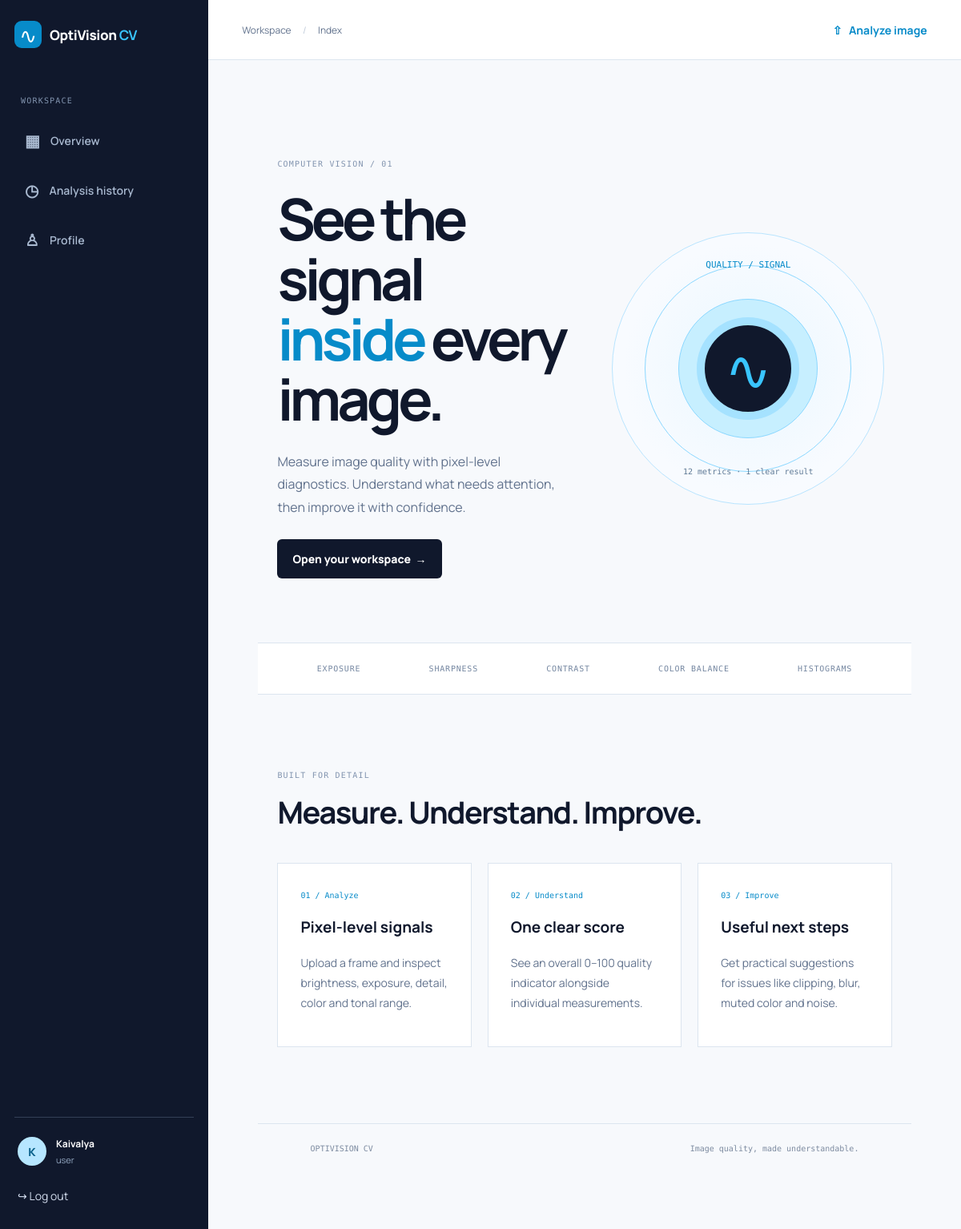
/ (signed in), run on the app's committed database.
### tables this page shows
CREATE TABLE users(
            id INTEGER PRIMARY KEY AUTOINCREMENT,
            name TEXT NOT NULL, email TEXT NOT NULL UNIQUE,
            password_hash TEXT NOT NULL, role TEXT NOT NULL DEFAULT 'user',
            active INTEGER NOT NULL DEFAULT 1, created_at TEXT NOT NULL
        );

### app.py (the view)
@app.route("/")
def index():
    return render_template("index.html")

### app.py (called while the page is built)
def db():
    conn = sqlite3.connect(DB_PATH)
    conn.row_factory = sqlite3.Row
    return conn

def current_user():
    if not session.get("user_id"): return None
    with db() as con:
        return con.execute("SELECT id,name,email,role,active,created_at FROM users WHERE id=?", (session["user_id"],)).fetchone()

@app.context_processor
def inject_user():
    return {"current_user": current_user()}

### templates/index.html (shortened to what this page needs)
{% extends "base.html" %}
{% block content %}
<section class="hero">
  <div class="hero-copy"><div class="eyebrow">COMPUTER VISION / 01</div><h1>See the signal<br><em>inside</em> every<br>image.</h1><p>Measure image quality with pixel-level diagnostics. Understand what needs attention, then improve it with confidence.</p><a class="button" href="{{ url_for('register') }}">Open your workspace&nbsp; →</a></div>
  <div class="signal-art"><div class="orbit orbit-one"></div><div class="orbit orbit-two"></div><div class="orbit orbit-three"><span>∿</span></div><label>QUALITY / SIGNAL</label><small>12 metrics · 1 clear result</small></div>
</section>
<section class="metric-strip"><span>EXPOSURE</span><span>SHARPNESS</span><span>CONTRAST</span><span>COLOR BALANCE</span><span>HISTOGRAMS</span></section>
<section class="feature-section"><div class="eyebrow">BUILT FOR DETAIL</div><h2>Measure. Understand. Improve.</h2><div class="feature-grid"><article><b>01 / Analyze</b><h3>Pixel-level signals</h3><p>Upload a frame and inspect brightness, exposure, detail, color and tonal range.</p></article><article><b>02 / Understand</b><h3>One clear score</h3><p>See an overall 0–100 quality indicator alongside individual measurements.</p></article><article><b>03 / Improve</b><h3>Useful next steps</h3><p>Get practical suggestions for issues like clipping, blur, muted color and noise.</p></article></div></section>
<footer>OPTIVISION CV <span>Image quality, made understandable.</span></footer>
{% endblock %}

### templates/base.html (shortened to what this page needs)
<!doctype html>
<html lang="en">
<head>
  <link rel="stylesheet" href="{{ url_for('static', filename='style.css') }}">
</head>
<body>
{% if current_user %}
<div class="app-shell">
  <aside class="sidebar">
    <a class="brand" href="{{ url_for('dashboard') }}"><span class="brand-icon">∿</span><span>OptiVision <b>CV</b></span></a>
    <div class="side-label">WORKSPACE</div>
    <nav>
      <a class="{{ 'active' if request.endpoint == 'dashboard' else '' }}" href="{{ url_for('dashboard') }}"><span>▦</span> Overview</a>
      <a class="{{ 'active' if request.endpoint == 'history' else '' }}" href="{{ url_for('history') }}"><span>◷</span> Analysis history</a>
      <a class="{{ 'active' if request.endpoint == 'profile' else '' }}" href="{{ url_for('profile') }}"><span>♙</span> Profile</a>
    </nav>
    <div class="sidebar-bottom">
      <div class="avatar">{{ current_user.name[:1]|upper }}</div>
      <div class="account"><strong>{{ current_user.name }}</strong><small>{{ current_user.role }}</small></div>
      <a class="logout" href="{{ url_for('logout') }}">↪ Log out</a>
    </div>
  </aside>
  <main class="main-area">
    <header class="topbar"><div class="crumb">Workspace <span>/</span> {{ request.endpoint|replace('_',' ') }}</div><a class="top-upload" href="{{ url_for('upload') }}">⇧ &nbsp; Analyze image</a></header>
    <section class="page-content">
{% endif %}
{% block content %}{% endblock %}
{% if current_user %}</section></main></div>{% else %}</main>{% endif %}
</body></html>

### static/style.css (style rules this page uses)
:root { --navy:#10182c;--ink:#10182c;--muted:#61728d;--blue:#078bc9;--cyan:#39c5ff;--pale:#e1f3ff;--line:#dce5ef;--bg:#f7f9fc;--white:#fff;--green:#08b58a }
* { box-sizing:border-box }
body { margin:0;background:var(--bg);color:var(--ink);font-family:Manrope,Arial,sans-serif;font-size:14px }
a { color:var(--blue);text-decoration:none }
.app-shell { min-height:100vh;display:flex }
.sidebar { width:260px;flex:0 0 260px;background:var(--navy);color:white;min-height:100vh;padding:26px 18px;display:flex;flex-direction:column }
.brand { display:flex;align-items:center;gap:10px;color:inherit;font-weight:800;font-size:17px;letter-spacing:-.4px }
.brand b { color:var(--cyan) }
.brand-icon { width:34px;height:34px;display:grid;place-items:center;background:#078bc9;color:#fff;border-radius:9px;font-size:26px;font-weight:500 }
.side-label,.eyebrow { font-family:'DM Mono',monospace;font-size:10px;letter-spacing:1.2px;color:#8294af }
.side-label { margin:60px 8px 16px }
.sidebar nav { display:grid;gap:5px }
.sidebar nav a { display:flex;gap:13px;align-items:center;padding:15px 13px;border-radius:8px;color:#a9b9d0;font-weight:600 }
.sidebar nav a span { font-size:20px }
.sidebar-bottom { margin-top:auto;border-top:1px solid #344057;padding:24px 4px 0;display:grid;grid-template-columns:38px 1fr;gap:10px;align-items:center }
.avatar { width:36px;height:36px;border-radius:50%;background:#b6e6ff;color:#08608a;display:grid;place-items:center;font-weight:800;flex-shrink:0 }
.account strong,.account small { display:block }
.account strong { font-size:12px }
.account small { color:#92a6c0;margin-top:4px;font-size:11px }
.logout { grid-column:1/3;color:#d2dced;margin-top:12px;padding:6px 0 }
.main-area { min-width:0;flex:1 }
.topbar { height:75px;background:white;border-bottom:1px solid var(--line);display:flex;align-items:center;justify-content:space-between;padding:0 4.5%;position:sticky;top:0;z-index:2 }
.crumb { color:var(--muted);font-size:12px;text-transform:capitalize }
.crumb span { margin:0 12px;color:#c1ccda }
.top-upload { font-weight:700 }
.page-content { padding:44px clamp(24px,5.2vw,86px) 70px;max-width:1700px;margin:auto }
.button { display:inline-flex;align-items:center;justify-content:center;gap:8px;background:var(--navy);color:white;border:0;border-radius:6px;padding:15px 19px;font-weight:800;cursor:pointer;transition:.18s }
.hero { min-height:620px;display:grid;grid-template-columns:1fr 1fr;align-items:center;gap:50px;max-width:1120px;margin:auto;padding:80px 24px }
.hero-copy .eyebrow { margin-bottom:26px }
.hero h1 { font-size:clamp(52px,6vw,86px);line-height:1.04;letter-spacing:-5px;margin:0 0 26px }
.hero h1 em { font-style:normal;color:var(--blue) }
.hero-copy p { font-size:16px;line-height:1.8;color:var(--muted);max-width:550px;margin-bottom:25px }
.signal-art { width:340px;height:340px;justify-self:center;position:relative;display:grid;place-items:center;border:1px solid #b9e5ff;border-radius:50%;background:radial-gradient(circle,#eaf7ff,#f8fbff 65%) }
.orbit { position:absolute;border:1px solid #8bd8ff;border-radius:50% }
.orbit-three { inset:105px;background:var(--navy);border:10px solid #a5e2ff;color:var(--cyan);display:grid;place-items:center;font-size:70px }
.signal-art label { position:absolute;top:33px;color:var(--blue);font:11px 'DM Mono' }
.signal-art small { position:absolute;bottom:35px;color:#607a96;font:10px 'DM Mono' }
.metric-strip { display:flex;justify-content:space-around;gap:20px;flex-wrap:wrap;padding:26px 5%;border-top:1px solid var(--line);border-bottom:1px solid var(--line);background:white;color:#7587a1;font:10px 'DM Mono';letter-spacing:.8px }
.feature-section { max-width:1120px;margin:auto;padding:95px 24px }
.feature-section h2 { font-size:38px;letter-spacing:-1.5px;margin:14px 0 38px }
.feature-grid { display:grid;grid-template-columns:repeat(3,1fr);gap:20px }
.feature-grid article { background:white;border:1px solid var(--line);padding:28px }
.feature-grid article>b { font:10px 'DM Mono';color:var(--blue) }
.feature-grid h3 { font-size:19px }
.feature-grid p { color:var(--muted);line-height:1.8 }
footer { padding:25px 8%;border-top:1px solid var(--line);font:10px 'DM Mono';color:#7d8ba0;display:flex;justify-content:space-between }

### data on the page
users: name "K", name "Kaivalya", role "user"

### other printed values
{{ request.endpoint|replace('_',' ') }} "Index"
